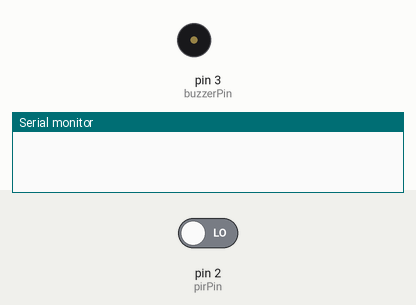
Simulated run of this sketch. Board: Arduino Uno, built with avr-gcc and run on an emulated ATmega328P. Parts: buzzer (waves = sounding), the last lines printed to the serial monitor. Inputs (shaded band) come from the test bench; at power-on: pin 2 (pirPin) LOW.

Above: at 1.2 s.
1.3 s: pin 2 (pirPin) driven HIGH
At 1.9 s:
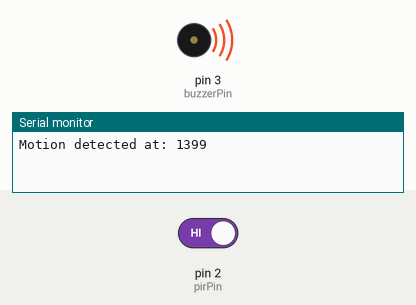
4.3 s: pin 2 (pirPin) driven LOW
At 5.7 s:
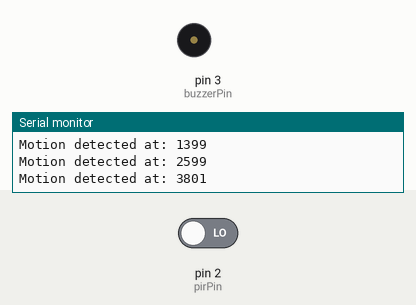
Timing chart, 0 to 7.3 s (numbered marks = the images above; inputs shaded):
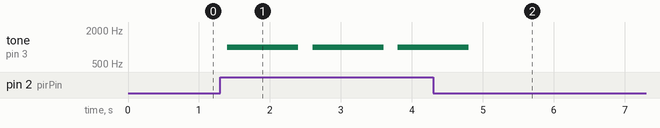

Measured:
- after the input at 1.3 s, tone on pin 3 (buzzerPin): alternates 1000 Hz for 1.0 s and silent for 0.20 s, starting after 0.10 s
- after the input at 4.3 s, tone on pin 3 (buzzerPin): goes on until 4.8 s, then stays silent

The sketch:

alaram6.ino
```cpp
// Pin Definitions
const int pirPin = 2;   // PIR motion sensor OUT pin
const int buzzerPin = 3; // Buzzer pin

void setup() {
  Serial.begin(9600);     // Initialize Serial Monitor
  pinMode(pirPin, INPUT); // Set PIR pin as input
  pinMode(buzzerPin, OUTPUT); // Set Buzzer pin as output
}

void loop() {
  int motionDetected = digitalRead(pirPin); // Read the state of the PIR sensor

  if (motionDetected == HIGH) { // If motion is detected
    Serial.print("Motion detected at: "); // Log message
    Serial.println(millis()); // Log the timestamp
    tone(buzzerPin, 1000); // Sound the buzzer at 1000 Hz
    delay(1000); // Keep the buzzer on for 1 second
    noTone(buzzerPin); // Turn off the buzzer
  }

  delay(200); // Delay to avoid multiple triggers
}
```
